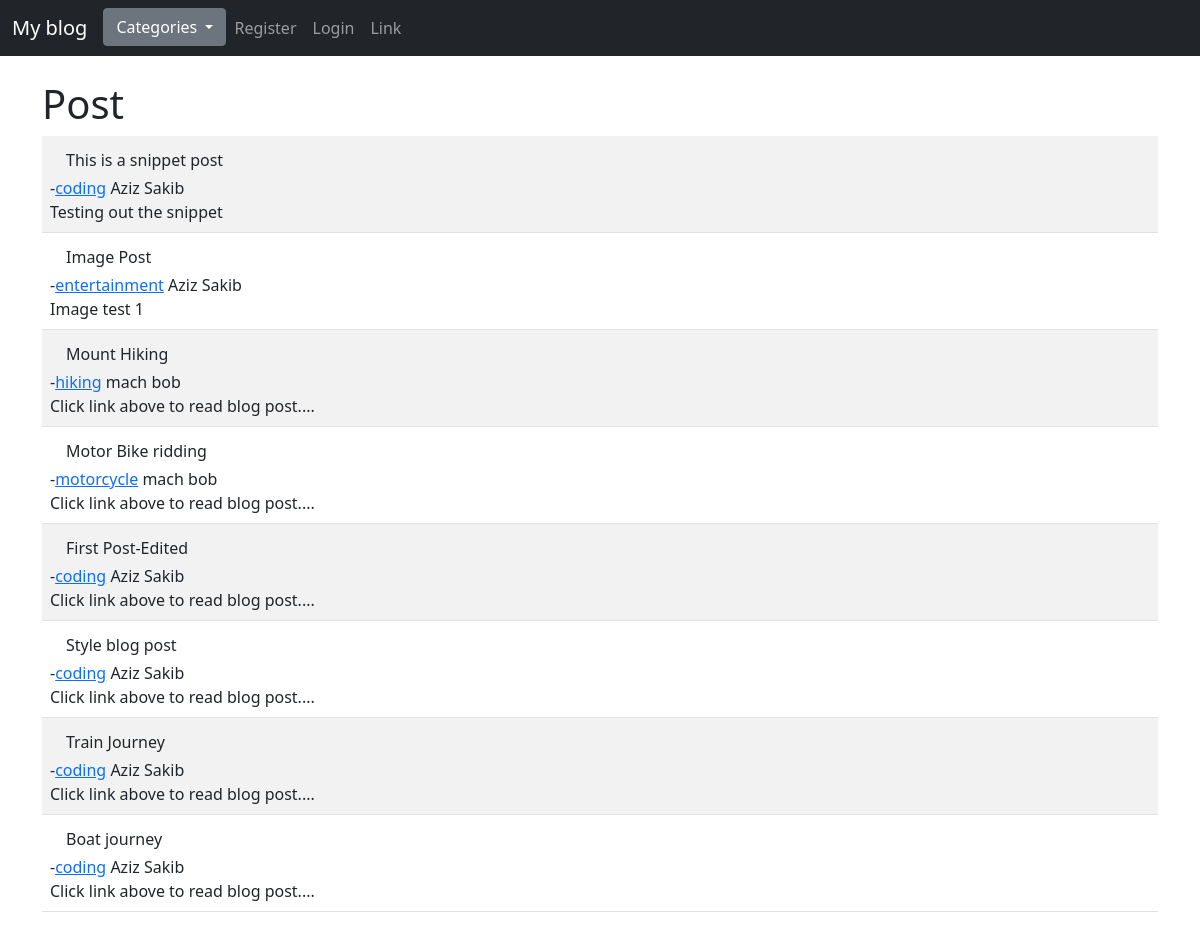
The page / on the database its author committed.
### myBlog_site/models.py (models this page shows, shortened)
class Post(models.Model):
    title = models.CharField(max_length=120)
    header_image = models.ImageField(null=True,blank=True,upload_to="images/")
    title_tag = models.CharField(max_length=120)
    author = models.ForeignKey(User,on_delete=models.CASCADE)
    body = RichTextField(blank=True,null=True)
    post_date = models.DateField(auto_now_add=True)
    category = models.CharField(max_length=120,default='coding')
    snippet = models.CharField(max_length=120)
    likes = models.ManyToManyField(User,related_name='blog_posts')

### myBlog_site/views.py (the view)
# urls.py: path('',HomeView.as_view(),name="home"),
class HomeView(ListView):
    model = Post
    template_name = 'home.html'
    ordering = ['-post_date']
    def get_context_data(self,*args,**kwargs):
        cat_menu = Category.objects.all()
        context = super(HomeView,self).get_context_data(*args,**kwargs)
        context["cat_menu"] = cat_menu
        return context

### myBlog_site/models.py (called while the page is built)
    def __str__(self):
        return self.name

### myBlog_site/templates/home.html (shortened to what this page needs)
{% extends 'base.html' %}
{% block content%}
<h1>Post</h1>
<table class="table table-striped table-hover">
{% for post in object_list %}
    <tr>
        <td>
    <a class="dropdown-item" href ="{% url 'article_details' post.pk %}" >{{post.title}}</a>
    -<a href="{% url 'category' post.category %}">{{post.category|slugify}}</a>
    {{post.author.first_name}} {{post.author.last_name}}
            <br/>
            {{post.snippet}}
             </td>
        <td>
            </td>
    </tr>
{% endfor %}
</table>
{% endblock %}

### myBlog_site/templates/base.html (shortened to what this page needs)
<!doctype html>
<html lang="en">
  <head>
    <link href="https://cdn.jsdelivr.net/npm/bootstrap@5.0.2/dist/css/bootstrap.min.css" rel="stylesheet">
  </head>
  <body>
  <nav class="navbar navbar-expand-lg navbar-dark bg-dark">
  <div class="container-fluid">
    <a class="navbar-brand" href="{% url 'home' %}">My blog</a>
    <div class="collapse navbar-collapse" id="navbarSupportedContent">
      <ul class="navbar-nav me-auto mb-2 mb-lg-0">
          {% if cat_menu%}
        <div class="dropdown">
  <button class="btn btn-secondary dropdown-toggle" type="button" id="dropdownMenuButton1" data-bs-toggle="dropdown" aria-expanded="false">
    Categories
  </button>
</div>
{% else%}
         <li class="nav-item">
          <a class="nav-link" href="{% url 'category_list' %}">Categories</a>
        </li>
          {% endif %}
        {% if user.is_authenticated%}
        <li class="nav-item">
          <a class="nav-link" href="{% url 'add_post' %}">Add-post</a>
        </li>
        <li class="nav-item">
          <a class="nav-link" href="{% url 'add_category' %}">Add-Category</a>
        </li>
          <li class="nav-item">
          <a class="nav-link" href="{% url 'edit_profile' %}">Edit Profile</a>
        </li>
        <li class="nav-item">
          <a class="nav-link" href="{% url 'logout' %}">Logout</a>
        </li>
        {% else %}
        <li class="nav-item">
          <a class="nav-link" href="{% url 'register' %}">Register</a>
        </li>
        <li class="nav-item">
          <a class="nav-link" href="{% url 'login' %}">Login</a>
        </li>
        {% endif %}
        <li class="nav-item">
          <a class="nav-link" href="#">Link</a>
        </li>
      </ul>
    </div>
  </div>
</nav>
  <br/>
  <div class="container">
    {% block content %}
    {% endblock %}
  </div>
  </body>
</html>

### rows shown on the page
Post: title "This is a snippet post", category|slugify "coding", author.first_name "Aziz", author.last_name "Sakib", snippet "Testing out the snippet"
Post: title "Image Post", category|slugify "entertainment", author.first_name "Aziz", author.last_name "Sakib", snippet "Image test 1"
Post: title "Mount Hiking", category|slugify "hiking", author.first_name "mach", author.last_name "bob", snippet "Click link above to read blog post...."
Post: title "Motor Bike ridding", category|slugify "motorcycle", author.first_name "mach", author.last_name "bob", snippet "Click link above to read blog post...."
Post: title "First Post-Edited", category|slugify "coding", author.first_name "Aziz", author.last_name "Sakib", snippet "Click link above to read blog post...."
Post: title "Style blog post", category|slugify "coding", author.first_name "Aziz", author.last_name "Sakib", snippet "Click link above to read blog post...."
Post: title "Train Journey", category|slugify "coding", author.first_name "Aziz", author.last_name "Sakib", snippet "Click link above to read blog post...."
Post: title "Boat journey", category|slugify "coding", author.first_name "Aziz", author.last_name "Sakib", snippet "Click link above to read blog post...."
